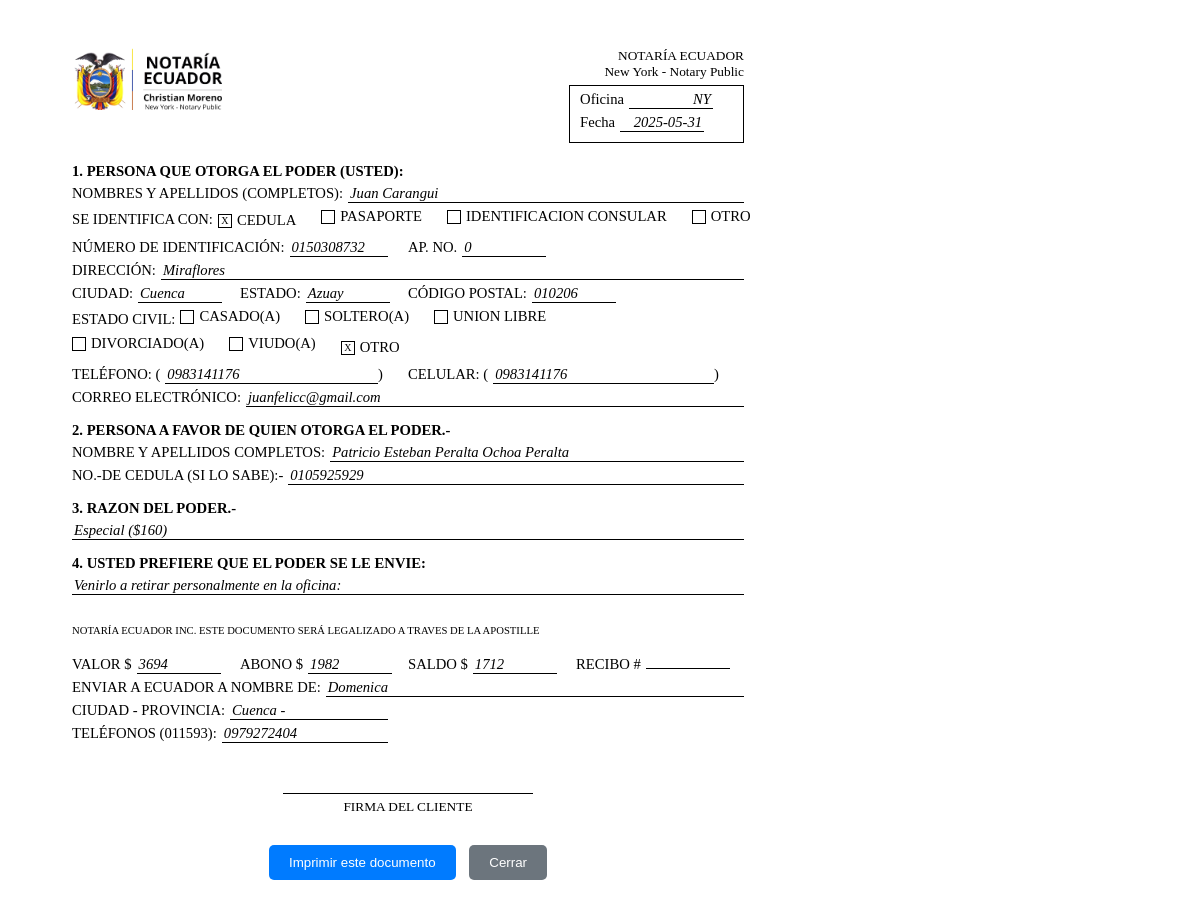
The page /public_html/imprimir_poder.php?id=17 on the database its author committed.
### tables this page shows
CREATE TABLE `tramite_poderes` (
  `id_tram_poderes` int(11) NOT NULL,
  `id_cliente` int(11) NOT NULL,
  `tp_oficina` varchar(150) NOT NULL,
  `tp_fecha` date NOT NULL,
  `tp_estado_civil` varchar(100) NOT NULL,
  `tp_nombres_otorga_poder` varchar(150) NOT NULL,
  `tp_cedulla_otorga_poder` varchar(150) NOT NULL,
  `tp_razon_otorga_poder` varchar(150) NOT NULL,
  `tp_opcion_envio_poder` varchar(150) NOT NULL,
  `tp_enviar_nombrede` varchar(150) NOT NULL,
  `tp_ciudad_enviar` varchar(150) NOT NULL,
  `tp_provincia` varchar(11) NOT NULL,
  `tp_telefonos_enviar` varchar(150) NOT NULL,
  `id_usuario` int(11) NOT NULL
);

CREATE TABLE `cliente` (
  `id_cliente` int(11) NOT NULL,
  `c_identificacion` varchar(50) NOT NULL,
  `c_nombre` varchar(50) NOT NULL,
  `c_apellido` varchar(50) NOT NULL,
  `c_telefono` varchar(50) NOT NULL,
  `c_edad` int(3) NOT NULL,
  `c_direccion` varchar(50) NOT NULL,
  `c_pais` varchar(50) NOT NULL,
  `c_estado` varchar(50) NOT NULL,
  `c_ciudad` varchar(50) NOT NULL,
  `c_codpostal` varchar(50) NOT NULL,
  `c_email` varchar(50) NOT NULL,
  `c_napartamento` varchar(50) NOT NULL,
  `c_abonado` double NOT NULL,
  `c_deuda` double NOT NULL,
  `c_saldo` double NOT NULL
);

### public_html/imprimir_poder.php (the view, shortened to what this page needs)
<?php
include("conexionbd.php");
if (isset($_GET['id']) && is_numeric($_GET['id'])) {
    $id_poder = $_GET['id'];
    $query = "SELECT
                tp.id_tram_poderes,
                tp.tp_oficina,
                tp.tp_fecha,
                tp.tp_estado_civil,
                tp.tp_nombres_otorga_poder,
                tp.tp_cedulla_otorga_poder,
                tp.tp_razon_otorga_poder,
                tp.tp_opcion_envio_poder,
                c.c_deuda,   -- <--- Añadido (si ya lo añadiste a la BD)
                c.c_abonado,   -- <--- Añadido (si ya lo añadiste a la BD)
                c.c_saldo,   -- <--- Añadido (si ya lo añadiste a la BD)
                tp.tp_enviar_nombrede,
                tp.tp_ciudad_enviar,
                tp.tp_provincia,
                tp.tp_telefonos_enviar,
                c.c_identificacion,
                c.c_nombre,
                c.c_apellido,
                c.c_telefono,
                c.c_direccion,
                c.c_estado,
                c.c_ciudad,
                c.c_codpostal,
                c.c_email,
                c.c_napartamento
              FROM tramite_poderes tp
              JOIN cliente c ON tp.id_cliente = c.id_cliente
              WHERE tp.id_tram_poderes = ?";
    $stmt = $conexion->prepare($query);
    $stmt->bind_param("i", $id_poder);
    $stmt->execute();
    $result = $stmt->get_result();
    if ($result->num_rows > 0) {
        $poder_data = $result->fetch_assoc();
        ?>
        <!DOCTYPE html>
        <html lang="es">
        <head>
        </head>
        <body>
            <div class="document-container">
                <img src="img/logo.png" alt="Notaria Ecuador Logo" class="logo"> <div class="header">
                    <div></div> <div class="header-info">
                        <p>NOTARÍA ECUADOR</p>
                        <p>New York - Notary Public</p>
                        <div class="office-date-box">
                            <div class="field-row">
                                <div class="field">
                                    <span class="field-label">Oficina</span>
                                    <span class="field-value"><?php echo htmlspecialchars($poder_data['tp_oficina']); ?></span>
                                </div>
                            </div>
                            <div class="field-row">
                                <div class="field">
                                    <span class="field-label">Fecha</span>
                                    <span class="field-value"><?php echo htmlspecialchars($poder_data['tp_fecha']); ?></span>
                                </div>
                            </div>
                        </div>
                    </div>
                </div>
                <div class="section-title">1. PERSONA QUE OTORGA EL PODER (USTED):</div>
                <div class="field-row">
                    <div class="field full-width">
                        <span class="field-label">NOMBRES Y APELLIDOS (COMPLETOS):</span>
                        <span class="field-value"><?php echo htmlspecialchars($poder_data['c_nombre'] . ' ' . $poder_data['c_apellido']); ?></span>
                    </div>
                </div>
                <div class="field-row">
                    <div class="field half-width">
                        <span class="field-label">SE IDENTIFICA CON:</span>
                        <div class="checkbox-option">
                            <div class="checkbox-box <?php echo (strpos($poder_data['c_identificacion'], '-') === false && strlen($poder_data['c_identificacion']) == 10) ? 'checked' : ''; ?>"></div>
                            <span class="field-label">CEDULA</span>
                        </div>
                        <div class="checkbox-option">
                            <div class="checkbox-box <?php echo (strpos($poder_data['c_identificacion'], '-') !== false) ? 'checked' : ''; ?>"></div>
                            <span class="field-label">PASAPORTE</span>
                        </div>
                        <div class="checkbox-option">
                            <div class="checkbox-box"></div>
                            <span class="field-label">IDENTIFICACION CONSULAR</span>
                        </div>
                        <div class="checkbox-option">
                            <div class="checkbox-box"></div>
                            <span class="field-label">OTRO</span>
                        </div>
                    </div>
                </div>
                <div class="field-row">
                    <div class="field half-width">
                        <span class="field-label">NÚMERO DE IDENTIFICACIÓN:</span>
                        <span class="field-value"><?php echo htmlspecialchars($poder_data['c_identificacion']); ?></span>
                    </div>
                    <div class="field">
                        <span class="field-label">AP. NO.</span>
                        <span class="field-value"><?php echo htmlspecialchars($poder_data['c_napartamento']); ?></span>
                    </div>
                </div>
                <div class="field-row">
                    <div class="field full-width">
                        <span class="field-label">DIRECCIÓN:</span>
                        <span class="field-value"><?php echo htmlspecialchars($poder_data['c_direccion']); ?></span>
                    </div>
                </div>
                <div class="field-row">
                    <div class="field quarter-width">
                        <span class="field-label">CIUDAD:</span>
                        <span class="field-value"><?php echo htmlspecialchars($poder_data['c_ciudad']); ?></span>
                    </div>
                    <div class="field quarter-width">
                        <span class="field-label">ESTADO:</span>
                        <span class="field-value"><?php echo htmlspecialchars($poder_data['c_estado']); ?></span>
                    </div>
                    <div class="field quarter-width">
                        <span class="field-label">CÓDIGO POSTAL:</span>
                        <span class="field-value"><?php echo htmlspecialchars($poder_data['c_codpostal']); ?></span>
                    </div>
                </div>
                <div class="field-row">
                    <div class="field half-width">
                        <span class="field-label">ESTADO CIVIL:</span>
                        <div class="checkbox-option">
                            <div class="checkbox-box <?php echo (strtolower($poder_data['tp_estado_civil']) == 'casados juntos') ? 'checked' : ''; ?>"></div>
                            <span class="field-label">CASADO(A)</span>
                        </div>
                        <div class="checkbox-option">
                            <div class="checkbox-box <?php echo (strtolower($poder_data['tp_estado_civil']) == 'soltero(a)') ? 'checked' : ''; ?>"></div>
                            <span class="field-label">SOLTERO(A)</span>
                        </div>
                        <div class="checkbox-option">
                            <div class="checkbox-box <?php echo (strtolower($poder_data['tp_estado_civil']) == 'union libre') ? 'checked' : ''; ?>"></div>
                            <span class="field-label">UNION LIBRE</span>
                        </div>
                    </div>
                </div>
                <div class="field-row">
                     <div class="field half-width">
                        <div class="checkbox-option">
                            <div class="checkbox-box <?php echo (strtolower($poder_data['tp_estado_civil']) == 'divorciado(a)') ? 'checked' : ''; ?>"></div>
                            <span class="field-label">DIVORCIADO(A)</span>
                        </div>
                         <div class="checkbox-option">
                            <div class="checkbox-box <?php echo (strtolower($poder_data['tp_estado_civil']) == 'viudo(a)') ? 'checked' : ''; ?>"></div>
                            <span class="field-label">VIUDO(A)</span>
                        </div>
                        <div class="checkbox-option">
                            <div class="checkbox-box <?php echo (!in_array(strtolower($poder_data['tp_estado_civil']), ['casados juntos', 'soltero(a)', 'union libre', 'divorciado(a)', 'viudo(a)'])) ? 'checked' : ''; ?>"></div>
                            <span class="field-label">OTRO</span>
                        </div>
                    </div>
                </div>
                <div class="field-row">
                    <div class="field half-width">
                        <span class="field-label">TELÉFONO: (</span>
                        <span class="field-value" style="width: 150px;"><?php echo htmlspecialchars($poder_data['c_telefono']); ?></span>
                        <span class="field-label">)</span>
                    </div>
                    <div class="field half-width">
                        <span class="field-label">CELULAR: (</span>
                        <span class="field-value" style="width: 150px;"><?php echo htmlspecialchars($poder_data['c_telefono']); ?></span> <span class="field-label">)</span>
                    </div>
                </div>
                <div class="field-row">
                    <div class="field full-width">
                        <span class="field-label">CORREO ELECTRÓNICO:</span>
                        <span class="field-value"><?php echo htmlspecialchars($poder_data['c_email']); ?></span>
                    </div>
                </div>
                <div class="section-title">2. PERSONA A FAVOR DE QUIEN OTORGA EL PODER.-</div>
                <div class="field-row">
                    <div class="field full-width">
                        <span class="field-label">NOMBRE Y APELLIDOS COMPLETOS:</span>
                        <span class="field-value"><?php echo htmlspecialchars($poder_data['tp_nombres_otorga_poder']); ?></span>
                    </div>
                </div>
                <div class="field-row">
                    <div class="field full-width">
                        <span class="field-label">NO.-DE CEDULA (SI LO SABE):-</span>
                        <span class="field-value"><?php echo htmlspecialchars($poder_data['tp_cedulla_otorga_poder']); ?></span>
                    </div>
                </div>
                <div class="section-title">3. RAZON DEL PODER.-</div>
                <div class="field-row">
                    <div class="field full-width">
                        <span class="field-value"><?php echo htmlspecialchars($poder_data['tp_razon_otorga_poder']); ?></span>
                    </div>
                </div>
                <div class="section-title">4. USTED PREFIERE QUE EL PODER SE LE ENVIE:</div>
                <div class="field-row">
                    <div class="field full-width">
                        <span class="field-value"><?php echo htmlspecialchars($poder_data['tp_opcion_envio_poder']); ?></span>
                    </div>
                </div>
                <div class="disclaimer">
                    <p>NOTARÍA ECUADOR INC. ESTE DOCUMENTO SERÁ LEGALIZADO A TRAVES DE LA APOSTILLE</p>
                </div>
                <div class="field-row" style="margin-top: 20px;">
                    <div class="field quarter-width">
                        <span class="field-label">VALOR $</span>
                        <span class="field-value"><?php echo htmlspecialchars($poder_data['c_deuda'] ?? '__________'); ?></span>
                    </div>
                    <div class="field quarter-width">
                        <span class="field-label">ABONO $</span>
                        <span class="field-value"><?php echo htmlspecialchars($poder_data['c_abonado'] ?? '__________'); ?></span>
                    </div>
                    <div class="field quarter-width">
                        <span class="field-label">SALDO $</span>
                        <span class="field-value"><?php echo htmlspecialchars($poder_data['c_saldo'] ?? '__________'); ?></span>
                    </div>
                    <div class="field quarter-width">
                        <span class="field-label">RECIBO #</span>
                        <span class="field-value"><?php  ?></span>
                    </div>
                </div>
                <div class="field-row">
                    <div class="field full-width">
                        <span class="field-label">ENVIAR A ECUADOR A NOMBRE DE:</span>
                        <span class="field-value"><?php echo htmlspecialchars($poder_data['tp_enviar_nombrede']); ?></span>
                    </div>
                </div>
                <div class="field-row">
                    <div class="field half-width">
                        <span class="field-label">CIUDAD - PROVINCIA:</span>
                        <span class="field-value"><?php echo htmlspecialchars($poder_data['tp_ciudad_enviar'] . ' - ' . $poder_data['tp_provincia']); ?></span>
                    </div>
                </div>
                <div class="field-row">
                    <div class="field half-width">
                        <span class="field-label">TELÉFONOS (011593):</span>
                        <span class="field-value"><?php echo htmlspecialchars($poder_data['tp_telefonos_enviar']); ?></span>
                    </div>
                </div>
                <div class="signature-section">
                    <div class="signature-line"></div>
                    <div class="signature-text">FIRMA DEL CLIENTE</div>
                </div>
                <div class="no-print" style="text-align: center; margin-top: 30px;">
                    <button onclick="window.print()" style="padding: 10px 20px; background-color: #007bff; color: white; border: none; border-radius: 5px; cursor: pointer;">Imprimir este documento</button>
                    <button onclick="window.close()" style="padding: 10px 20px; background-color: #6c757d; color: white; border: none; border-radius: 5px; cursor: pointer; margin-left: 10px;">Cerrar</button>
                </div>
            </div>
        </body>
        </html>
        <?php
    } else {
        echo "<p style='text-align: center; color: red;'>No se encontró el registro del poder con ID: " . htmlspecialchars($id_poder) . "</p>";
    }
}
else {
    echo "<p style='text-align: center; color: red;'>ID de poder no proporcionado o inválido.</p>";
}
?>

### rows shown on the page
tramite_poderes: tp_oficina "NY", tp_fecha "2025-05-31", id_cliente.c_apellido "Juan Carangui", id_cliente.c_identificacion "0150308732", id_cliente.c_napartamento "0", id_cliente.c_direccion "Miraflores", id_cliente.c_ciudad "Cuenca", id_cliente.c_estado "Azuay", id_cliente.c_codpostal "010206", id_cliente.c_telefono "0983141176", id_cliente.c_email "juanfelicc@gmail.com", tp_nombres_otorga_poder "Patricio Esteban Peralta Ochoa Peralta", tp_cedulla_otorga_poder "0105925929", tp_razon_otorga_poder "Especial ($160)", tp_opcion_envio_poder "Venirlo a retirar personalmente en la oficina:", id_cliente.c_deuda "3694", id_cliente.c_abonado "1982", id_cliente.c_saldo "1712", tp_enviar_nombrede "Domenica", tp_ciudad_enviar+tp_provincia "Cuenca -", tp_telefonos_enviar "0979272404"
